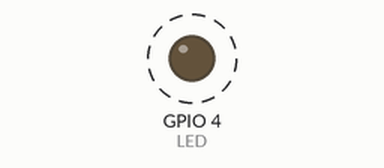
Recording of a sketch running on a simulated ESP32. Parts: output pins drawn as LEDs (lit = HIGH). Dashed ring = blinking. What the sketch prints to the serial monitor is not drawn. At 10.5 s the program puts the board to deep sleep or switches it off; the recording ends there.

Above: at 0.2 s.
Timing chart, 0 to 3.0 s (numbered marks = the images above):
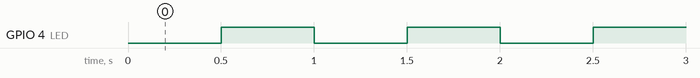

The sketch:

esp32_sleep.ino
```cpp
/*
Blink with sleeping for esp32
*/

// reversed LED state
#define HIGH 0
#define LOW  1

//const int LED = LED_BUILTIN;
const int LED = 4;
const int LOOP_COUNT_LIMIT = 10;
const int WAKE_UP_PIN = 38;   // TTGO T-Beam button
const int k_delay = 500;      // unit: millisecond

RTC_DATA_ATTR int bootCount = 0; // save value in RTC memory (8K max.)
int loopCount = 0;

void go_to_sleep();
void print_wakeup_reason();

void setup() {
  // initialize the digital pin as an output.
  Serial.begin(115200);
  pinMode(LED, OUTPUT);
  pinMode(WAKE_UP_PIN, INPUT_PULLUP);

  ++bootCount;
  Serial.println("Boot number: " + String(bootCount));

  print_wakeup_reason();
}

void loop() {
  digitalWrite(LED, HIGH);    // set the LED on
  delay(k_delay);
  digitalWrite(LED, LOW);     // set the LED off
  delay(k_delay);

  ++loopCount;
  if (loopCount >= LOOP_COUNT_LIMIT) {
    go_to_sleep();
  }
}

void go_to_sleep() {
  digitalWrite(LED, LOW);
  delay(k_delay);

  esp_sleep_enable_ext0_wakeup(GPIO_NUM_38, 0); //1 = High, 0 = Low

  Serial.println("Going to sleep now");
  esp_deep_sleep_start();
  Serial.println("This will never be printed");
}


void print_wakeup_reason(){
  esp_sleep_wakeup_cause_t wakeup_reason;

  wakeup_reason = esp_sleep_get_wakeup_cause();

  switch(wakeup_reason)
  {
    case ESP_SLEEP_WAKEUP_EXT0 : Serial.println("Wakeup caused by external signal using RTC_IO"); break;
    case ESP_SLEEP_WAKEUP_EXT1 : Serial.println("Wakeup caused by external signal using RTC_CNTL"); break;
    case ESP_SLEEP_WAKEUP_TIMER : Serial.println("Wakeup caused by timer"); break;
    case ESP_SLEEP_WAKEUP_TOUCHPAD : Serial.println("Wakeup caused by touchpad"); break;
    case ESP_SLEEP_WAKEUP_ULP : Serial.println("Wakeup caused by ULP program"); break;
    default : Serial.printf("Wakeup was not caused by deep sleep: %d\n",wakeup_reason); break;
  }
}
```

Measured:
- by itself, GPIO 4 (LED): alternates HIGH for 0.50 s and LOW for 0.50 s, 19 changes in all, then stays HIGH
